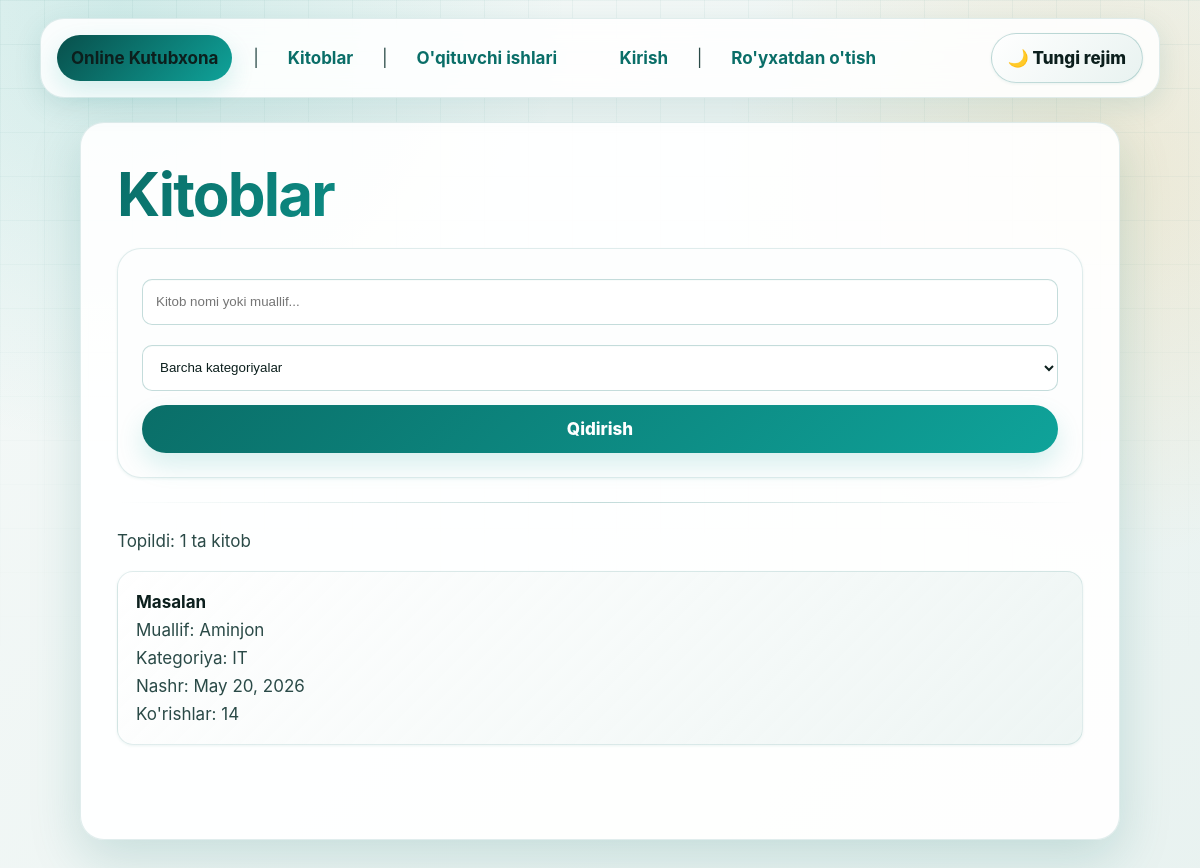
The page /books/ on the database its author committed.
### main/models.py (models this page shows, shortened)
class Book(models.Model):
    title = models.CharField(
        max_length=255,
        verbose_name="Kitob nomi",
    )
    author = models.CharField(
        max_length=255,
        verbose_name="Muallif",
    )
    category = models.ForeignKey(
        Category,
        on_delete=models.SET_NULL,
        null=True,
        related_name='books',
        verbose_name="Kategoriya",
    )
    cover_image = models.ImageField(
        upload_to='book_covers/',
        null=True,
        blank=True,
        verbose_name="Muqova rasmi",
    )
    description = models.TextField(
        verbose_name="Qisqacha tavsif",
    )
    published_date = models.DateField(
        verbose_name="Nashr sanasi",
    )
    file = models.FileField(
        upload_to='books/',
        null=True,
        blank=True,
        verbose_name="Kitob fayli (PDF va h.k.)",
    )
    added_by = models.ForeignKey(
        User,
        on_delete=models.SET_NULL,
        null=True,
        related_name='added_books',
        verbose_name="Kim qo'shgan",
    )
    is_active = models.BooleanField(
        default=True,
        verbose_name="Faolmi?",
    )
    view_count = models.PositiveIntegerField(
        default=0,
        verbose_name="Ko'rishlar soni",
    )
    created_at = models.DateTimeField(auto_now_add=True)
    updated_at = models.DateTimeField(auto_now=True)
    class Meta:
        verbose_name = "Kitob"
        verbose_name_plural = "Kitoblar"
        ordering = ['-created_at']

class Category(models.Model):
    name = models.CharField(
        max_length=100,
        unique=True,
        verbose_name="Kategoriya nomi",
    )
    slug = models.SlugField(
        unique=True,
        verbose_name="Slug (URL uchun)",
    )
    description = models.TextField(
        blank=True,
        verbose_name="Tavsif",
    )
    icon = models.CharField(
        max_length=50,
        blank=True,
        verbose_name="Ikonka (emoji yoki CSS klass)",
    )
    created_at = models.DateTimeField(auto_now_add=True)
    class Meta:
        verbose_name = "Kategoriya"
        verbose_name_plural = "Kategoriyalar"
        ordering = ['name']

### main/views.py (the view)
# urls.py: path('books/', views.BookListView.as_view(), name='book-list'),
class BookListView(View):
    template_name = 'main/book_list.html'
    def get(self, request):
        queryset   = Book.objects.filter(is_active=True).select_related('category')
        query      = request.GET.get('q', '').strip()
        cat_slug   = request.GET.get('category', '').strip()
        categories = Category.objects.all()
        if query:
            queryset = queryset.filter(
                Q(title__icontains=query) |
                Q(author__icontains=query) |
                Q(description__icontains=query)
            )
        if cat_slug:
            queryset = queryset.filter(category__slug=cat_slug)
        context = {
            'books':            queryset,
            'categories':       categories,
            'current_query':    query,
            'current_category': cat_slug,
        }
        return render(request, self.template_name, context)

### main/templates/main/book_list.html (shortened to what this page needs)
{% extends 'base.html' %}
{% block content %}
<h1>Kitoblar</h1>
<form method="get">
    <input type="text" name="q" value="{{ current_query }}" placeholder="Kitob nomi yoki muallif...">
    <select name="category">
        <option value="">Barcha kategoriyalar</option>
    </select>
    <button type="submit">Qidirish</button>
</form>
<hr>
{% if books %}
    <p>Topildi: {{ books|length }} ta kitob</p>
    <ul>
        {% for book in books %}
            <li>
                <a href="{% url 'main:book-detail' book.pk %}"><strong>{{ book.title }}</strong></a><br>
                Muallif: {{ book.author }}<br>
                {% if book.category %}Kategoriya: {{ book.category.name }}<br>{% endif %}
                Nashr: {{ book.published_date }}<br>
                Ko'rishlar: {{ book.view_count }}
            </li>
            <br>
        {% endfor %}
    </ul>
{% else %}
    <p>Hech narsa topilmadi.</p>
{% endif %}
{% endblock %}

### main/static/main/css/online_library_theme.css (style rules this page uses)
:root { --primary: #0a6e68; --primary-light: #0fa39a; --primary-dark: #084f4b; --primary-glow: rgba(10, 110, 104, 0.10); --primary-glow2: rgba(15, 163, 154, 0.16); --accent: #e8a838; --accent-glow: rgba(232, 168, 56, 0.16); --surface: #f5f9f8; --surface-low: #e8f2f0; --surface-card: #ffffff; --text: #0c1f1d; --text-secondary:#2a4a47; --text-muted: #5d8480; --border: rgba(10, 110, 104, 0.12); --border-strong: rgba(10, 110, 104, 0.24); --shadow-xs: 0 1px 3px rgba(10, 110, 104, 0.08); --shadow: 0 8px 28px rgba(10, 110, 104, 0.12); --shadow-lg: 0 18px 52px rgba(10, 110, 104, 0.18); --error: #c0392b; --error-glow: rgba(192, 57, 43, 0.10); --success: #047857; --radius-sm: 10px; --radius: 16px; --radius-lg: 24px; --reader-font: 17px; color-scheme: light; }
* { box-sizing: border-box; }
html { min-height: 100%; scroll-behavior: smooth; }
body { margin: 0; min-height: 100vh; color: var(--text); font-family: Inter, ui-sans-serif, system-ui, -apple-system, BlinkMacSystemFont, "Segoe UI", Arial, sans-serif; font-size: var(--reader-font); line-height: 1.65; background: radial-gradient(circle at 10% 0%, var(--primary-glow2), transparent 28rem), radial-gradient(circle at 92% 18%, var(--accent-glow), transparent 24rem), linear-gradient(135deg, var(--surface), var(--surface-low)); transition: background-color 240ms ease, color 240ms ease; }
body::before { content: ""; position: fixed; inset: 0; pointer-events: none; z-index: -1; opacity: 0.38; background-image: linear-gradient(var(--border) 1px, transparent 1px), linear-gradient(90deg, var(--border) 1px, transparent 1px); background-size: 44px 44px; mask-image: linear-gradient(to bottom, #000, transparent 72%); }
a { color: var(--primary); font-weight: 700; text-decoration: none; text-underline-offset: 5px; transition: color 180ms ease, background-color 180ms ease, transform 180ms ease, box-shadow 180ms ease; }
hr { height: 1px; margin: 24px 0; border: 0; background: linear-gradient(90deg, transparent, var(--border-strong), transparent); }
h1, h2, h3 { margin: 0 0 12px; color: var(--text); line-height: 1.18; letter-spacing: -0.03em; }
h1 { font-size: clamp(2rem, 5vw, 3.8rem); background: linear-gradient(135deg, var(--primary), var(--primary-light), var(--accent)); -webkit-background-clip: text; background-clip: text; color: transparent; }
p { margin: 0 0 14px; color: var(--text-secondary); }
strong { color: var(--text); }
ul { margin: 16px 0; padding: 0; list-style: none; display: grid; gap: 14px; }
li { padding: 16px 18px; color: var(--text-secondary); background: linear-gradient(135deg, color-mix(in srgb, var(--surface-card) 94%, transparent), color-mix(in srgb, var(--surface-low) 74%, transparent)); border: 1px solid var(--border); border-radius: var(--radius); box-shadow: var(--shadow-xs); transition: transform 180ms ease, box-shadow 180ms ease, border-color 180ms ease; }
main > form { margin: 18px 0; padding: clamp(16px, 3vw, 24px); display: grid; gap: 14px; background: color-mix(in srgb, var(--surface-card) 92%, var(--surface-low)); border: 1px solid var(--border); border-radius: var(--radius-lg); box-shadow: var(--shadow-xs); }
input, select, textarea { width: 100%; min-height: 46px; margin-top: 6px; padding: 11px 13px; color: var(--text); background: var(--surface-card); border: 1px solid var(--border-strong); border-radius: var(--radius-sm); box-shadow: inset 0 1px 0 color-mix(in srgb, var(--surface) 55%, transparent); transition: border-color 180ms ease, box-shadow 180ms ease, transform 180ms ease, background-color 180ms ease; }
button, a[href*="register"], a[href*="login"], a[href*="book-list"], a[href*="work-create"], a[href*="my-works"], a[href*="profile-edit"], a[href$=".url"] { cursor: pointer; }
button, input[type="submit"], input[type="button"] { border: 0; padding: 10px 16px; color: #fff; font: inherit; font-weight: 800; background: linear-gradient(135deg, var(--primary), var(--primary-light)); border-radius: 999px; box-shadow: 0 12px 26px var(--primary-glow2); transition: transform 180ms ease, box-shadow 180ms ease, filter 180ms ease; }
main > p > a, main > form + p a, li a, p a { border-radius: 10px; }
.js-reveal { opacity: 0; transform: translateY(14px) scale(0.99); }
.js-reveal.is-visible { opacity: 1; transform: none; transition: opacity 520ms ease, transform 520ms ease; }

### rows shown on the page
Book: title "Masalan", author "Aminjon", category.name "IT", published_date "May 20, 2026", view_count "14"

### other values the page prints
{{ books|length }} "1"
